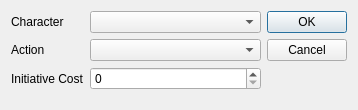
<?xml version="1.0" encoding="UTF-8"?>
<ui version="4.0">
 <class>Dialog</class>
 <widget class="QDialog" name="Dialog">
  <property name="geometry">
   <rect>
    <x>0</x>
    <y>0</y>
    <width>358</width>
    <height>110</height>
   </rect>
  </property>
  <property name="windowTitle">
   <string>Other Action Dialog</string>
  </property>
  <layout class="QHBoxLayout" name="horizontalLayout">
   <item>
    <layout class="QFormLayout" name="formLayout">
     <item row="0" column="0">
      <widget class="QLabel" name="label">
       <property name="text">
        <string>Character</string>
       </property>
      </widget>
     </item>
     <item row="0" column="1">
      <widget class="QComboBox" name="character_box"/>
     </item>
     <item row="1" column="0">
      <widget class="QLabel" name="label_2">
       <property name="text">
        <string>Action</string>
       </property>
      </widget>
     </item>
     <item row="1" column="1">
      <widget class="QComboBox" name="Action_box"/>
     </item>
     <item row="2" column="0">
      <widget class="QLabel" name="label_3">
       <property name="text">
        <string>Initiative Cost</string>
       </property>
      </widget>
     </item>
     <item row="2" column="1">
      <widget class="QSpinBox" name="cost_spinbox"/>
     </item>
    </layout>
   </item>
   <item>
    <widget class="QDialogButtonBox" name="buttonBox">
     <property name="orientation">
      <enum>Qt::Vertical</enum>
     </property>
     <property name="standardButtons">
      <set>QDialogButtonBox::Cancel|QDialogButtonBox::Ok</set>
     </property>
    </widget>
   </item>
  </layout>
 </widget>
 <resources/>
 <connections>
  <connection>
   <sender>buttonBox</sender>
   <signal>accepted()</signal>
   <receiver>Dialog</receiver>
   <slot>accept()</slot>
   <hints>
    <hint type="sourcelabel">
     <x>248</x>
     <y>254</y>
    </hint>
    <hint type="destinationlabel">
     <x>157</x>
     <y>274</y>
    </hint>
   </hints>
  </connection>
  <connection>
   <sender>buttonBox</sender>
   <signal>rejected()</signal>
   <receiver>Dialog</receiver>
   <slot>reject()</slot>
   <hints>
    <hint type="sourcelabel">
     <x>316</x>
     <y>260</y>
    </hint>
    <hint type="destinationlabel">
     <x>286</x>
     <y>274</y>
    </hint>
   </hints>
  </connection>
 </connections>
</ui>
